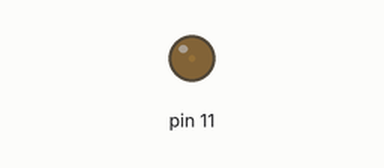
This sketch was run on a simulated Arduino Uno, built with avr-gcc and run on an emulated ATmega328P. Shown: output pins drawn as LEDs (lit = HIGH). What the sketch prints to the serial monitor is not drawn.

Above: at 0.05 s.
At 1.2 s:
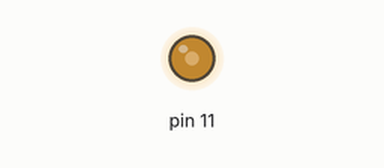
At 2.35 s:
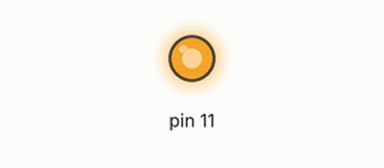
At 4.65 s:
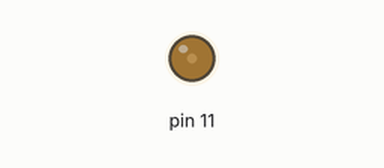
Timing chart, 0 to 6.7 s (numbered marks = the images above):
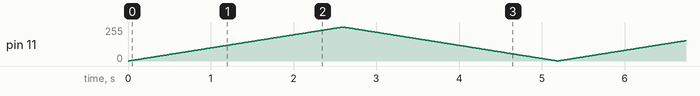

The sketch:

kaito_01.ino
```cpp
void setup(){
  Serial.begin(9600);
}
boolean up = true;
int i = 0;

void loop(){
  if(up){
    i++;
    delay(10);
  }
  else{
    i--;
    delay(10);
  }
  analogWrite(11,i);
  Serial.println(i);
  if(i==255)up=false;
  if(i==0)up=true;
}
```
